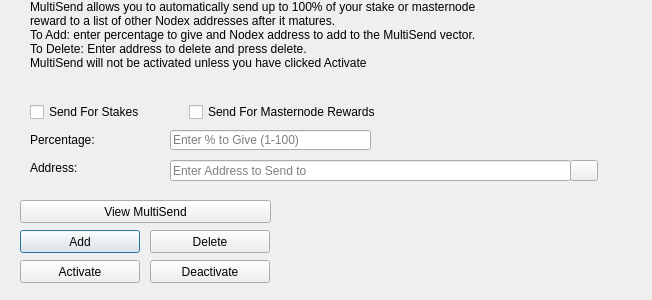
<?xml version="1.0" encoding="UTF-8"?>
<ui version="4.0">
 <class>MultiSendDialog</class>
 <widget class="QDialog" name="MultiSendDialog">
  <property name="windowModality">
   <enum>Qt::NonModal</enum>
  </property>
  <property name="geometry">
   <rect>
    <x>0</x>
    <y>0</y>
    <width>652</width>
    <height>300</height>
   </rect>
  </property>
  <property name="windowTitle">
   <string>MultiSend</string>
  </property>
  <widget class="QLineEdit" name="multiSendPercentEdit">
   <property name="geometry">
    <rect>
     <x>170</x>
     <y>130</y>
     <width>201</width>
     <height>20</height>
    </rect>
   </property>
   <property name="toolTip">
    <string>Enter whole numbers 1 - 100</string>
   </property>
   <property name="placeholderText">
    <string>Enter % to Give (1-100)</string>
   </property>
  </widget>
  <widget class="QLineEdit" name="multiSendAddressEdit">
   <property name="geometry">
    <rect>
     <x>170</x>
     <y>160</y>
     <width>401</width>
     <height>21</height>
    </rect>
   </property>
   <property name="toolTip">
    <string/>
   </property>
   <property name="placeholderText">
    <string>Enter Address to Send to</string>
   </property>
  </widget>
  <widget class="QLabel" name="label_2">
   <property name="geometry">
    <rect>
     <x>30</x>
     <y>0</y>
     <width>451</width>
     <height>121</height>
    </rect>
   </property>
   <property name="lineWidth">
    <number>1</number>
   </property>
   <property name="text">
    <string>MultiSend allows you to automatically send up to 100% of your stake or masternode reward to a list of other Nodex addresses after it matures.
To Add: enter percentage to give and Nodex address to add to the MultiSend vector.
To Delete: Enter address to delete and press delete.
MultiSend will not be activated unless you have clicked Activate</string>
   </property>
   <property name="alignment">
    <set>Qt::AlignLeading|Qt::AlignLeft|Qt::AlignTop</set>
   </property>
   <property name="wordWrap">
    <bool>true</bool>
   </property>
  </widget>
  <widget class="QLabel" name="message">
   <property name="geometry">
    <rect>
     <x>290</x>
     <y>200</y>
     <width>351</width>
     <height>91</height>
    </rect>
   </property>
   <property name="text">
    <string/>
   </property>
  </widget>
  <widget class="QPushButton" name="addButton">
   <property name="geometry">
    <rect>
     <x>20</x>
     <y>230</y>
     <width>120</width>
     <height>23</height>
    </rect>
   </property>
   <property name="toolTip">
    <string/>
   </property>
   <property name="statusTip">
    <string>Add to MultiSend Vector</string>
   </property>
   <property name="text">
    <string>Add</string>
   </property>
  </widget>
  <widget class="QPushButton" name="disableButton">
   <property name="geometry">
    <rect>
     <x>150</x>
     <y>260</y>
     <width>120</width>
     <height>23</height>
    </rect>
   </property>
   <property name="statusTip">
    <string>Deactivate MultiSend</string>
   </property>
   <property name="text">
    <string>Deactivate</string>
   </property>
  </widget>
  <widget class="QPushButton" name="addressBookButton">
   <property name="geometry">
    <rect>
     <x>570</x>
     <y>160</y>
     <width>28</width>
     <height>21</height>
    </rect>
   </property>
   <property name="toolTip">
    <string>Choose an address from the address book</string>
   </property>
   <property name="text">
    <string/>
   </property>
   <property name="icon">
    <iconset resource="../nodex.qrc">
     <normaloff>:/icons/address-book</normaloff>:/icons/address-book</iconset>
   </property>
   <property name="shortcut">
    <string>Alt+A</string>
   </property>
   <property name="autoDefault">
    <bool>false</bool>
   </property>
  </widget>
  <widget class="QLabel" name="label">
   <property name="geometry">
    <rect>
     <x>30</x>
     <y>130</y>
     <width>121</width>
     <height>20</height>
    </rect>
   </property>
   <property name="toolTip">
    <string>Percentage of stake to send</string>
   </property>
   <property name="text">
    <string>Percentage:</string>
   </property>
  </widget>
  <widget class="QLabel" name="label_5">
   <property name="geometry">
    <rect>
     <x>30</x>
     <y>160</y>
     <width>111</width>
     <height>16</height>
    </rect>
   </property>
   <property name="toolTip">
    <string>Address to send portion of stake to</string>
   </property>
   <property name="text">
    <string>Address:</string>
   </property>
  </widget>
  <widget class="QPushButton" name="deleteButton">
   <property name="geometry">
    <rect>
     <x>150</x>
     <y>230</y>
     <width>120</width>
     <height>23</height>
    </rect>
   </property>
   <property name="toolTip">
    <string/>
   </property>
   <property name="statusTip">
    <string>Delete Address From MultiSend Vector</string>
   </property>
   <property name="text">
    <string>Delete</string>
   </property>
  </widget>
  <widget class="QPushButton" name="activateButton">
   <property name="geometry">
    <rect>
     <x>20</x>
     <y>260</y>
     <width>120</width>
     <height>23</height>
    </rect>
   </property>
   <property name="statusTip">
    <string>Activate MultiSend</string>
   </property>
   <property name="text">
    <string>Activate</string>
   </property>
  </widget>
  <widget class="QPushButton" name="viewButton">
   <property name="geometry">
    <rect>
     <x>20</x>
     <y>200</y>
     <width>251</width>
     <height>23</height>
    </rect>
   </property>
   <property name="toolTip">
    <string/>
   </property>
   <property name="statusTip">
    <string>View MultiSend Vector</string>
   </property>
   <property name="text">
    <string>View MultiSend</string>
   </property>
  </widget>
  <widget class="QWidget" name="horizontalLayoutWidget">
   <property name="geometry">
    <rect>
     <x>30</x>
     <y>100</y>
     <width>351</width>
     <height>24</height>
    </rect>
   </property>
   <layout class="QHBoxLayout" name="horizontalLayout">
    <item>
     <widget class="QCheckBox" name="multiSendStakeCheckBox">
      <property name="text">
       <string>Send For Stakes</string>
      </property>
     </widget>
    </item>
    <item>
     <widget class="QCheckBox" name="multiSendMasternodeCheckBox">
      <property name="text">
       <string>Send For Masternode Rewards</string>
      </property>
     </widget>
    </item>
   </layout>
  </widget>
 </widget>
 <resources>
  <include location="../nodex.qrc"/>
 </resources>
 <connections/>
</ui>
